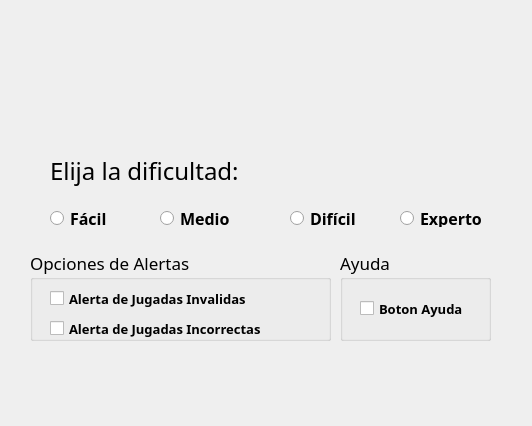
<?xml version="1.0" encoding="UTF-8"?>
<ui version="4.0">
 <class>NuevoJuego</class>
 <widget class="QMainWindow" name="NuevoJuego">
  <property name="windowModality">
   <enum>Qt::NonModal</enum>
  </property>
  <property name="geometry">
   <rect>
    <x>0</x>
    <y>0</y>
    <width>532</width>
    <height>426</height>
   </rect>
  </property>
  <property name="windowTitle">
   <string>Sudoku</string>
  </property>
  <property name="windowIcon">
   <iconset resource="img.qrc">
    <normaloff>:/img/sudoku1.png</normaloff>:/img/sudoku1.png</iconset>
  </property>
  <widget class="QWidget" name="centralwidget">
   <widget class="QRadioButton" name="rBMedio">
    <property name="geometry">
     <rect>
      <x>160</x>
      <y>210</y>
      <width>91</width>
      <height>17</height>
     </rect>
    </property>
    <property name="font">
     <font>
      <family>Segoe Print</family>
      <pointsize>12</pointsize>
      <weight>75</weight>
      <bold>true</bold>
     </font>
    </property>
    <property name="acceptDrops">
     <bool>false</bool>
    </property>
    <property name="text">
     <string>Medio</string>
    </property>
   </widget>
   <widget class="QRadioButton" name="rBDificil">
    <property name="geometry">
     <rect>
      <x>290</x>
      <y>210</y>
      <width>81</width>
      <height>17</height>
     </rect>
    </property>
    <property name="font">
     <font>
      <family>Segoe Print</family>
      <pointsize>12</pointsize>
      <weight>75</weight>
      <bold>true</bold>
     </font>
    </property>
    <property name="acceptDrops">
     <bool>false</bool>
    </property>
    <property name="text">
     <string>Difícil</string>
    </property>
   </widget>
   <widget class="QRadioButton" name="rBFacil">
    <property name="geometry">
     <rect>
      <x>50</x>
      <y>210</y>
      <width>71</width>
      <height>17</height>
     </rect>
    </property>
    <property name="font">
     <font>
      <family>Segoe Print</family>
      <pointsize>12</pointsize>
      <weight>75</weight>
      <bold>true</bold>
     </font>
    </property>
    <property name="acceptDrops">
     <bool>false</bool>
    </property>
    <property name="text">
     <string>Fácil</string>
    </property>
   </widget>
   <widget class="QPushButton" name="pBJugar">
    <property name="geometry">
     <rect>
      <x>350</x>
      <y>350</y>
      <width>71</width>
      <height>71</height>
     </rect>
    </property>
    <property name="text">
     <string/>
    </property>
    <property name="icon">
     <iconset resource="img.qrc">
      <normaloff>:/img/sudoku.png</normaloff>:/img/sudoku.png</iconset>
    </property>
    <property name="iconSize">
     <size>
      <width>60</width>
      <height>60</height>
     </size>
    </property>
    <property name="flat">
     <bool>true</bool>
    </property>
   </widget>
   <widget class="QPushButton" name="pBCancelar">
    <property name="geometry">
     <rect>
      <x>100</x>
      <y>350</y>
      <width>81</width>
      <height>61</height>
     </rect>
    </property>
    <property name="text">
     <string/>
    </property>
    <property name="icon">
     <iconset resource="img.qrc">
      <normaloff>:/img/back.png</normaloff>:/img/back.png</iconset>
    </property>
    <property name="iconSize">
     <size>
      <width>64</width>
      <height>64</height>
     </size>
    </property>
    <property name="flat">
     <bool>true</bool>
    </property>
   </widget>
   <widget class="QRadioButton" name="rBExperto">
    <property name="geometry">
     <rect>
      <x>400</x>
      <y>210</y>
      <width>111</width>
      <height>17</height>
     </rect>
    </property>
    <property name="font">
     <font>
      <family>Segoe Print</family>
      <pointsize>12</pointsize>
      <weight>75</weight>
      <bold>true</bold>
     </font>
    </property>
    <property name="acceptDrops">
     <bool>false</bool>
    </property>
    <property name="text">
     <string>Experto</string>
    </property>
   </widget>
   <widget class="QLabel" name="label">
    <property name="geometry">
     <rect>
      <x>30</x>
      <y>10</y>
      <width>471</width>
      <height>131</height>
     </rect>
    </property>
    <property name="styleSheet">
     <string notr="true">#label{background-image:  url(:/img/TituloIco.png);}</string>
    </property>
    <property name="text">
     <string/>
    </property>
   </widget>
   <widget class="QLabel" name="label_2">
    <property name="geometry">
     <rect>
      <x>50</x>
      <y>150</y>
      <width>331</width>
      <height>41</height>
     </rect>
    </property>
    <property name="font">
     <font>
      <family>GrilledCheese BTN Toasted</family>
      <pointsize>18</pointsize>
      <weight>50</weight>
      <italic>false</italic>
      <bold>false</bold>
     </font>
    </property>
    <property name="styleSheet">
     <string notr="true">#label_2{font: 18pt &quot;GrilledCheese BTN Toasted&quot;;}
</string>
    </property>
    <property name="text">
     <string>Elija la dificultad:</string>
    </property>
   </widget>
   <widget class="QGroupBox" name="gbOpAlert">
    <property name="geometry">
     <rect>
      <x>30</x>
      <y>250</y>
      <width>301</width>
      <height>91</height>
     </rect>
    </property>
    <property name="font">
     <font>
      <family>GrilledCheese BTN Toasted</family>
      <pointsize>13</pointsize>
     </font>
    </property>
    <property name="title">
     <string>Opciones de Alertas</string>
    </property>
    <widget class="QCheckBox" name="cbInvalidas">
     <property name="geometry">
      <rect>
       <x>20</x>
       <y>40</y>
       <width>221</width>
       <height>17</height>
      </rect>
     </property>
     <property name="font">
      <font>
       <family>Segoe Print</family>
       <pointsize>10</pointsize>
       <weight>75</weight>
       <bold>true</bold>
      </font>
     </property>
     <property name="text">
      <string>Alerta de Jugadas Invalidas</string>
     </property>
    </widget>
    <widget class="QCheckBox" name="cbIncorrectas">
     <property name="geometry">
      <rect>
       <x>20</x>
       <y>70</y>
       <width>231</width>
       <height>17</height>
      </rect>
     </property>
     <property name="font">
      <font>
       <family>Segoe Print</family>
       <pointsize>10</pointsize>
       <weight>75</weight>
       <bold>true</bold>
      </font>
     </property>
     <property name="text">
      <string>Alerta de Jugadas Incorrectas</string>
     </property>
    </widget>
   </widget>
   <widget class="QGroupBox" name="gbOpAyuda">
    <property name="geometry">
     <rect>
      <x>340</x>
      <y>250</y>
      <width>151</width>
      <height>91</height>
     </rect>
    </property>
    <property name="font">
     <font>
      <family>GrilledCheese BTN Toasted</family>
      <pointsize>13</pointsize>
     </font>
    </property>
    <property name="title">
     <string>Ayuda</string>
    </property>
    <widget class="QCheckBox" name="cbhelp">
     <property name="geometry">
      <rect>
       <x>20</x>
       <y>50</y>
       <width>111</width>
       <height>17</height>
      </rect>
     </property>
     <property name="font">
      <font>
       <family>Segoe Print</family>
       <pointsize>10</pointsize>
       <weight>75</weight>
       <bold>true</bold>
      </font>
     </property>
     <property name="text">
      <string>Boton Ayuda</string>
     </property>
    </widget>
   </widget>
  </widget>
 </widget>
 <resources>
  <include location="img.qrc"/>
 </resources>
 <connections/>
</ui>
